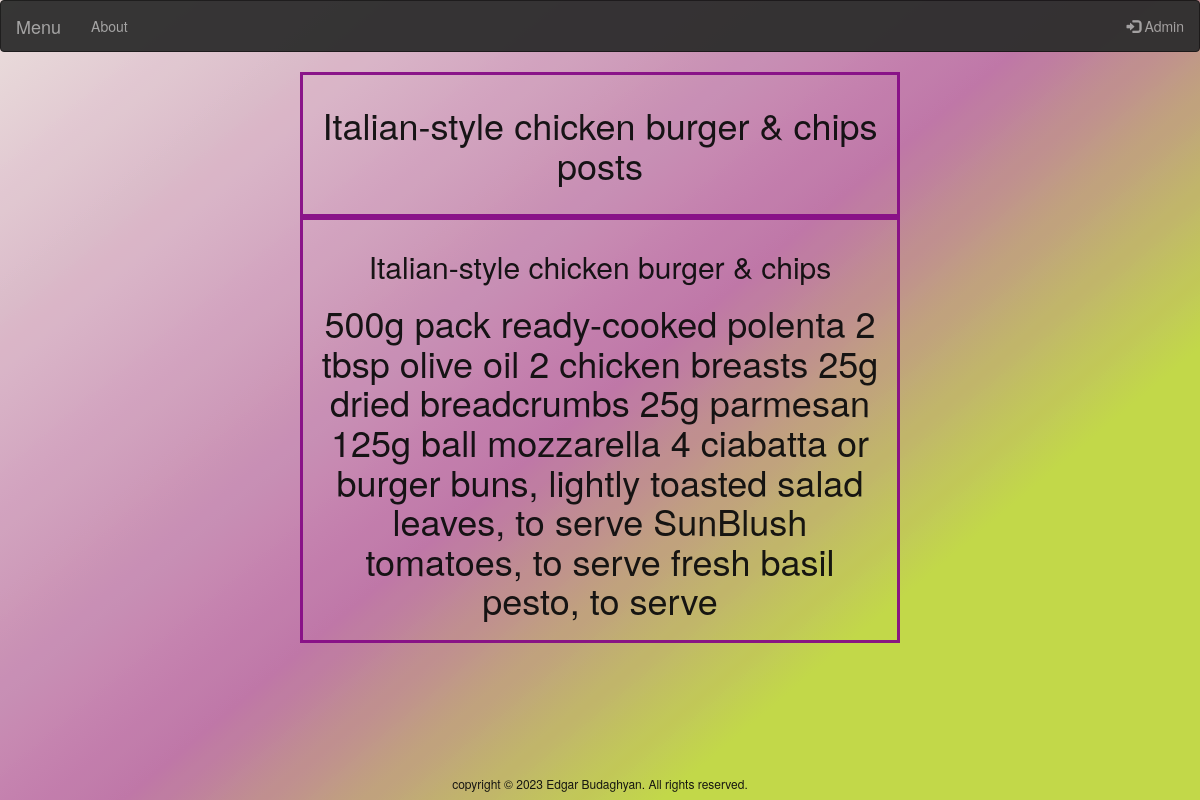
/italian-style-chicken-burger-chips/, run on the app's committed database.
### menu_app/models.py (models this page shows, shortened)
class Category(MPTTModel):
    title = models.CharField(max_length=50, unique=True, verbose_name='Name')
    parent = TreeForeignKey('self', on_delete=models.PROTECT, null=True, blank=True, related_name='children',
                            db_index=True, verbose_name='Parent category')
    slug = models.SlugField()
    class MPTTMeta:
        order_insertion_by = ['title']
    class Meta:
        unique_together = [['parent', 'slug']]
        verbose_name = 'Category'
        verbose_name_plural = 'Categories'
    def __str__(self):
        return self.title

class Post(models.Model):
    title = models.CharField(max_length=100, verbose_name='Name')
    slug = models.SlugField(max_length=150)
    category = TreeForeignKey('Category', on_delete=models.PROTECT, related_name='posts', verbose_name='Category')
    content = models.TextField(verbose_name='Content')
    def __str__(self):
        return self.title
    class Meta:
        verbose_name = 'Record'
        verbose_name_plural = 'Records'

### menu_app/views.py (the view)
# urls.py: path('<str:slug>/', PostByCategoryView.as_view(), name='post-by-category'),
class PostByCategoryView(ListView):
    context_object_name = 'posts'
    template_name = 'menu/post_list.html'
    def get_queryset(self):
        self.category = Category.objects.get(slug=self.kwargs['slug'])
        queryset = Post.objects.filter(category=self.category)
        return queryset
    def get_context_data(self, **kwargs):
        context = super().get_context_data(**kwargs)
        context['title'] = self.category
        recipes = self.get_queryset().values()
        for recipe in recipes:
            context['content'] = recipe.get('content')
        return context

### menu_app/templates/menu/post_list.html (shortened to what this page needs)
{% extends "menu/base.html" %}
{% block content %}
<main>
    <section>
		<div class="center">
			<h1 class="center2">{{title}} posts</h1>
		</div>
    </section>
	<div class="center">
		{% for post in object_list%}
		<div>
			<h2 class="center2">{{post}}</h2>
			<h1 class="center2">{{content}}</h1>
		</div>
		{% endfor %}
    </div>
</main>
{% endblock %}

### menu_app/templates/menu/post_list.html (style rules this page uses)
.center { margin: auto; width: 50%; border: 3px solid purple; padding: 10px; }
body, html { height:100%; width:100%; background-color: #1fc8db; background-image: linear-gradient(140deg, #EADEDB 0%, #BC70A4 50%, #BFD641 75%); color:white; opacity:0.95; }
.center2 { text-align: center; color: black; }

### data on the page
Category: title "Italian-style chicken burger & chips"
Post: title "Italian-style chicken burger & chips", content "500g pack ready-cooked polenta 2 tbsp olive oil 2 chicken breasts 25g dried breadcrumbs 25g parmesan 125g ball mozzarella 4 ciabatta or burger buns, lightly toasted salad leaves, to serve SunBlush tomatoes, to serve fresh basil pesto, to serve"
